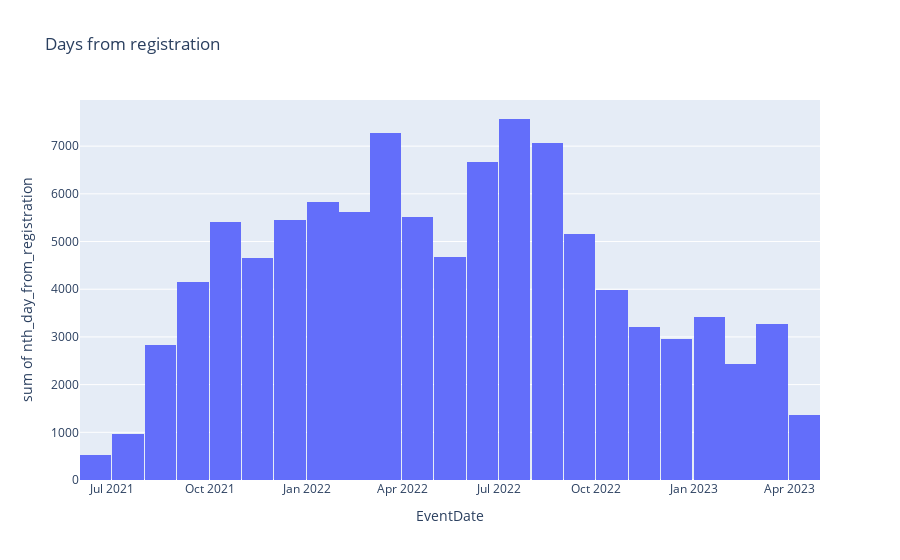

The code cell stored with this chart in its notebook:
### Code cell
temp = df.copy()
temp = pd.pivot_table(temp, index='EventDate', values='nth_day_from_registration', aggfunc='count')
fig = px.histogram(temp,
    x=temp.index,
    y=temp['nth_day_from_registration'],
    title= 'Days from registration' 
                )
fig.show()

### Figure 1 — Plotly figure (JSON) as saved in the notebook; plotly's stock layout.template omitted (floating-point values rounded to 4 significant figures; data arrays with more than 128 entries replaced by an {"elided": "..."} marker saying what was removed)
{"data": [{"alignmentgroup": "True", "bingroup": "x", "histfunc": "sum", "hovertemplate": "EventDate=%{x}<br>sum of nth_day_from_registration=%{y}<extra></extra>", "legendgroup": "", "marker": {"color": "#636efa", "pattern": {"shape": ""}}, "name": "", "offsetgroup": "", "orientation": "v", "showlegend": false, "type": "histogram", "x": {"elided": "681 str values"}, "xaxis": "x", "y": {"elided": "681 int values"}, "yaxis": "y"}], "layout": {"barmode": "relative", "legend": {"tracegroupgap": 0}, "title": {"text": "Days from registration"}, "xaxis": {"anchor": "y", "domain": [0, 1], "title": {"text": "EventDate"}}, "yaxis": {"anchor": "x", "domain": [0, 1], "title": {"text": "sum of nth_day_from_registration"}}}}
